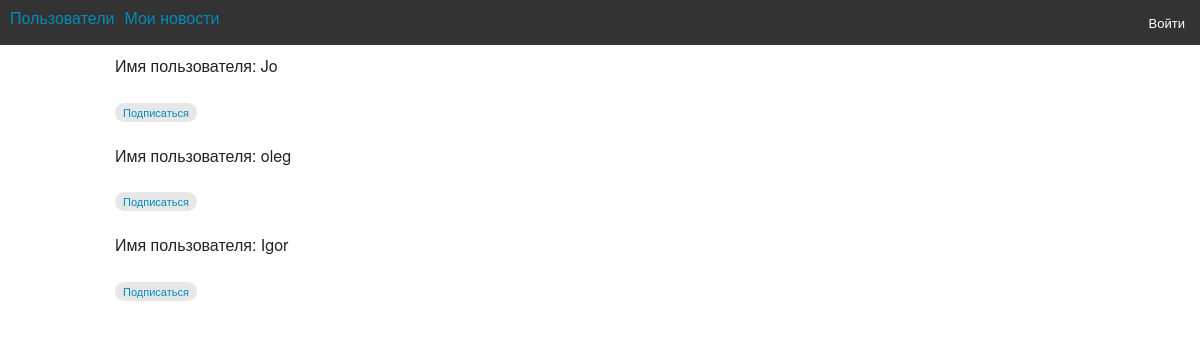
The app's page /users/, older data.
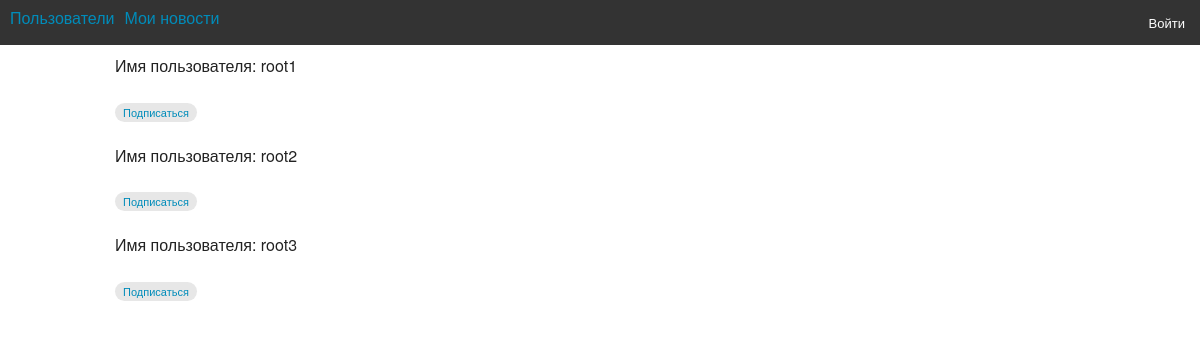
The same page, newer data.
### userProfile/models.py (models this page shows, shortened)
class UserProfile(models.Model):
    class Meta():
        db_table = "UserProfile"
    user = models.OneToOneField('auth.User')
    name = models.CharField(max_length=100, default="Jo")
    relationships = models.ManyToManyField('self', through='Relationship', symmetrical=False, related_name='related_to')

### userProfile/views.py (the view)
# urls.py: url(r'^users/$', include('userProfile.urls')),
def users(request):
    all_users = UserProfile.objects.all()
    args = {}
    args.update(csrf(request))
    args['users'] = all_users
    args['username'] = request.user.username
    return render_to_response('users.html', args)

### userProfile/templates/users.html
{% extends 'main.html' %}
{%  block users  %}
<div class="large-8 columns" >
{% for user in users %}
	<p>Имя пользователя: {{ user.name }}<div class="label round secondary"><a href="follow/{{ user.id }}/">Подписаться</a></div></p>
{% endfor %}
</div>
{% endblock %}

### templates/main.html (shortened to what this page needs)
{% load staticfiles %}
<!DOCTYPE html>
<html>
<head>
	<link rel="stylesheet" type="text/css" href="{% static "static/css/foundation.css"%}">
</head>
<body>
<div class="top-bar">
<section class="top-bar-section">
<ul class = "left" style="color: #1cc7ff; margin-left: 10px; margin-top: 5px">
    <p><a href="/users/">Пользователи</a></p>
</ul>
<ul class = "left" style="color: #1cc7ff; margin-left: 10px; margin-top: 5px">
    <p><a href="/news">Мои новости</a></p>
</ul>
<ul class = "right">
	{% if username %}
		<li><a href="/auth/logout/">Выйти({{ username }})</a></li>
	{% else %}
		<li><a href="/auth/login/">Войти</a></li>
	{% endif %}
</ul>
</section>
</div>
<div class="row">
{% block users %}{% endblock %}
</div>
</body>
</html>

Row changes from the older to the newer data that the page shows:
changed UserProfile: name "Jo" → "root1"
changed UserProfile: name "oleg" → "root2"
changed UserProfile: name "Igor" → "root3"
